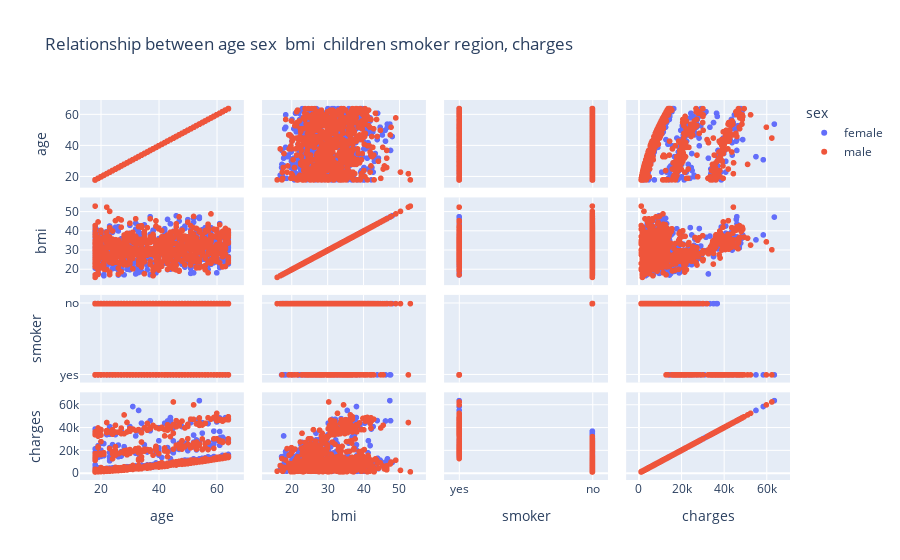

The code cell stored with this chart in its notebook:
### Code cell
fig = px.scatter_matrix(medical_df,
                        dimensions=['age', 'bmi', 'smoker', 'charges'],
                        color='sex',
                        title='Relationship between age sex  bmi  children smoker region, charges')
fig.show()

### Figure 1 — Plotly figure (JSON) as saved in the notebook; plotly's stock layout.template omitted (floating-point values rounded to 4 significant figures; data arrays with more than 128 entries replaced by an {"elided": "..."} marker saying what was removed)
{"data": [{"dimensions": [{"axis": {"matches": true}, "label": "age", "values": {"elided": "662 int values"}}, {"axis": {"matches": true}, "label": "bmi", "values": {"elided": "662 float values"}}, {"axis": {"matches": true}, "label": "smoker", "values": {"elided": "662 str values"}}, {"axis": {"matches": true}, "label": "charges", "values": {"elided": "662 float values"}}], "hovertemplate": "sex=female<br>%{xaxis.title.text}=%{x}<br>%{yaxis.title.text}=%{y}<extra></extra>", "legendgroup": "female", "marker": {"color": "#636efa", "symbol": "circle"}, "name": "female", "showlegend": true, "type": "splom"}, {"dimensions": [{"axis": {"matches": true}, "label": "age", "values": {"elided": "676 int values"}}, {"axis": {"matches": true}, "label": "bmi", "values": {"elided": "676 float values"}}, {"axis": {"matches": true}, "label": "smoker", "values": {"elided": "676 str values"}}, {"axis": {"matches": true}, "label": "charges", "values": {"elided": "676 float values"}}], "hovertemplate": "sex=male<br>%{xaxis.title.text}=%{x}<br>%{yaxis.title.text}=%{y}<extra></extra>", "legendgroup": "male", "marker": {"color": "#EF553B", "symbol": "circle"}, "name": "male", "showlegend": true, "type": "splom"}], "layout": {"dragmode": "select", "legend": {"title": {"text": "sex"}, "tracegroupgap": 0}, "title": {"text": "Relationship between age sex  bmi  children smoker region, charges"}}}
